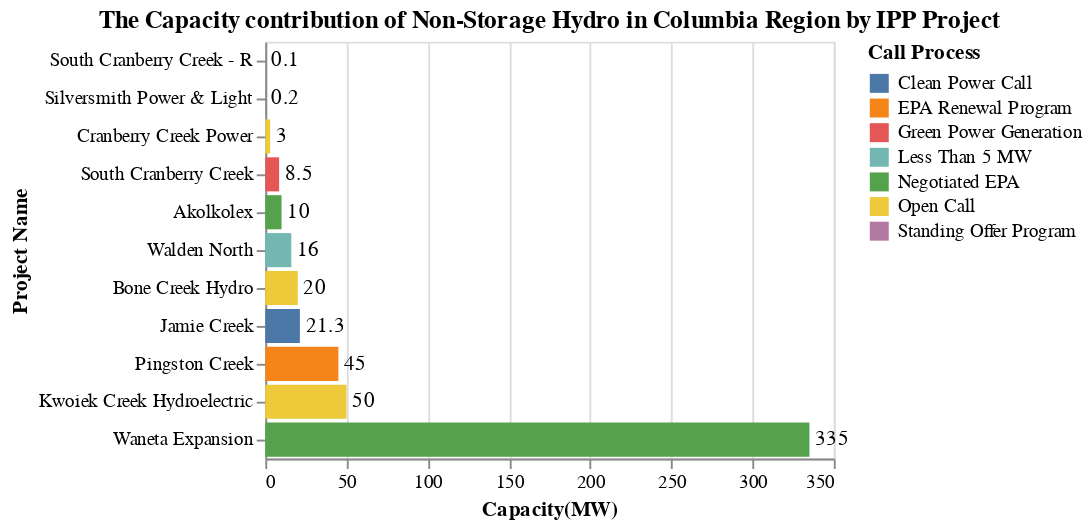

This figure's notebook cell:
### Code cell
title = alt.TitleParams('The Capacity contribution of Non-Storage Hydro in Columbia Region by IPP Project')

capacity_IPP = alt.Chart(data_CR, title = title).mark_bar().encode(
                    alt.Y('Project_name', title='Project Name',sort='x'),
                    alt.X('sum(Capacity(MW))', title='Capacity(MW)'),
                    alt.Color('Call_process', title = 'Call Process')).properties( width=300)
cap_CR_Loc_chart = capacity_IPP + capacity_IPP.mark_text(
    color = 'black', align='left', dx = 3).encode(text='sum(Capacity(MW))',color=alt.value('black'))
cap_CR_Loc_chart

### Figure 1 — Vega-Lite specification as saved in the notebook (floating-point values rounded to 4 significant figures)
{"config": {"view": {"continuousWidth": 300, "continuousHeight": 300}}, "layer": [{"mark": {"type": "bar"}, "encoding": {"color": {"field": "Call_process", "title": "Call Process", "type": "nominal"}, "x": {"aggregate": "sum", "field": "Capacity(MW)", "title": "Capacity(MW)", "type": "quantitative"}, "y": {"field": "Project_name", "sort": "x", "title": "Project Name", "type": "nominal"}}, "title": {"text": "The Capacity contribution of Non-Storage Hydro in Columbia Region by IPP Project"}}, {"mark": {"type": "text", "align": "left", "color": "black", "dx": 3}, "encoding": {"color": {"value": "black"}, "text": {"aggregate": "sum", "field": "Capacity(MW)", "type": "quantitative"}, "x": {"aggregate": "sum", "field": "Capacity(MW)", "title": "Capacity(MW)", "type": "quantitative"}, "y": {"field": "Project_name", "sort": "x", "title": "Project Name", "type": "nominal"}}, "title": {"text": "The Capacity contribution of Non-Storage Hydro in Columbia Region by IPP Project"}}], "data": {"name": "data-d16dfe2159457b9070dd6b8c3a832d59"}, "width": 300, "$schema": "https://vega.github.io/schema/vega-lite/v5.20.1.json", "datasets": {"data-d16dfe2159457b9070dd6b8c3a832d59": [{"Sub_region": "Kelly Lake Nicola", "Project_name": "Jamie Creek", "IPP_seller": "Jamie Creek LP", "Location": "Gold Bridge", "Type": "Non-Storage Hydro", "Year": "2010", "Call_process": "Clean Power Call", "Capacity(MW)": 21.3, "Energy(GWh/yr)": 74.3, "Region": "Columbia Region"}, {"Sub_region": "Kelly Lake Nicola", "Project_name": "Bone Creek Hydro", "IPP_seller": "Canadian Hydro Developers Inc.", "Location": "Kamloops", "Type": "Non-Storage Hydro", "Year": "2006", "Call_process": "Open Call", "Capacity(MW)": 20.0, "Energy(GWh/yr)": 81.0, "Region": "Columbia Region"}, {"Sub_region": "Kelly Lake Nicola", "Project_name": "Walden North", "IPP_seller": "Cayoose Creek Power Limited Partnership", "Location": "Lillooet", "Type": "Non-Storage Hydro", "Year": "1989", "Call_process": "Less Than 5 MW", "Capacity(MW)": 16.0, "Energy(GWh/yr)": 54.0, "Region": "Columbia Region"}, {"Sub_region": "Kelly Lake Nicola", "Project_name": "Kwoiek Creek Hydroelectric", "IPP_seller": "Kwoiek Creek Resources Limited Partnership", "Location": "Lytton", "Type": "Non-Storage Hydro", "Year": "2006", "Call_process": "Open Call", "Capacity(MW)": 50.0, "Energy(GWh/yr)": 223.4, "Region": "Columbia Region"}, {"Sub_region": "Revelstoke Ashton Creek", "Project_name": "South Cranberry Creek", "IPP_seller": "Cranberry Creek Hydro LP", "Location": "Revelstoke", "Type": "Non-Storage Hydro", "Year": "2003", "Call_process": "Green Power Generation", "Capacity(MW)": 8.5, "Energy(GWh/yr)": 26.4, "Region": "Columbia Region"}, {"Sub_region": "Revelstoke Ashton Creek", "Project_name": "Cranberry Creek Power", "IPP_seller": "Cranberry Creek Hydro LP", "Location": "Revelstoke", "Type": "Non-Storage Hydro", "Year": "2006", "Call_process": "Open Call", "Capacity(MW)": 3.0, "Energy(GWh/yr)": 9.0, "Region": "Columbia Region"}, {"Sub_region": "Revelstoke Ashton Creek", "Project_name": "South Cranberry Creek - R", "IPP_seller": "Cranberry Creek Hydro LP", "Location": "Revelstoke", "Type": "Non-Storage Hydro", "Year": "2010", "Call_process": "Standing Offer Program", "Capacity(MW)": 0.1, "Energy(GWh/yr)": 5.8, "Region": "Columbia Region"}, {"Sub_region": "Revelstoke Ashton Creek", "Project_name": "Akolkolex", "IPP_seller": "Canadian Hydro Developers Inc.", "Location": "Revelstoke", "Type": "Non-Storage Hydro", "Year": "2016", "Call_process": "Negotiated EPA", "Capacity(MW)": 10.0, "Energy(GWh/yr)": 40.5, "Region": "Columbia Region"}, {"Sub_region": "Revelstoke Ashton Creek", "Project_name": "Pingston Creek", "IPP_seller": "Joint Venture", "Location": "Revelstoke", "Type": "Non-Storage Hydro", "Year": "2022", "Call_process": "EPA Renewal Program", "Capacity(MW)": 45.0, "Energy(GWh/yr)": 193.0, "Region": "Columbia Region"}, {"Sub_region": "Revelstoke Ashton Creek", "Project_name": "Silversmith Power & Light", "IPP_seller": "Silversmith Power & Light Corporation", "Location": "Sandon", "Type": "Non-Storage Hydro", "Year": "2016", "Call_process": "Negotiated EPA", "Capacity(MW)": 0.2, "Energy(GWh/yr)": 0.9, "Region": "Columbia Region"}, {"Sub_region": "Selkirk", "Project_name": "Waneta Expansion", "IPP_seller": "Waneta Expansion Power Corporation", "Location": "Trail", "Type": "Non-Storage Hydro", "Year": "2010", "Call_process": "Negotiated EPA", "Capacity(MW)": 335.0, "Energy(GWh/yr)": 627.4, "Region": "Columbia Region"}]}}
